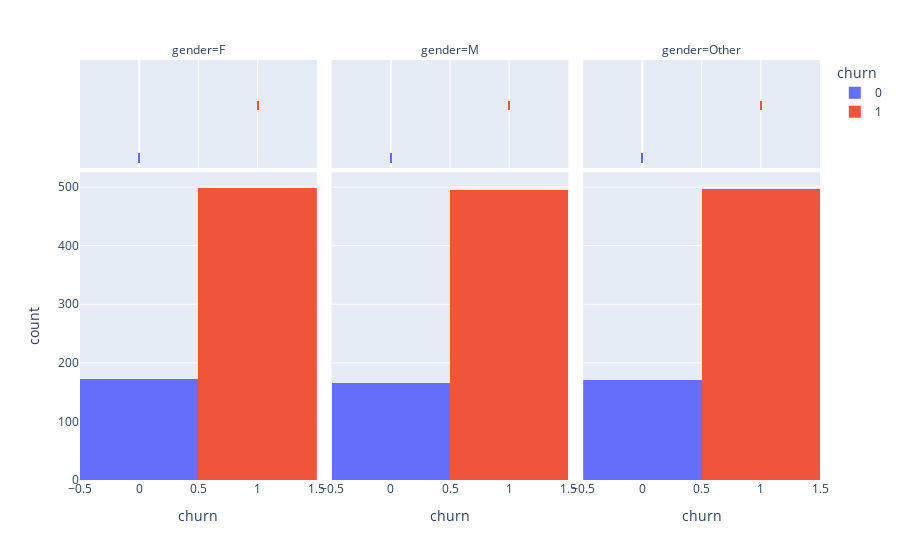

Write notebook code for a chart like this one.
### Code cell
px.histogram(customer,'churn',facet_col='gender', color='churn', marginal='rug')

### Figure 1 — Plotly figure (JSON) as saved in the notebook; plotly's stock layout.template omitted (floating-point values rounded to 4 significant figures; data arrays with more than 128 entries replaced by an {"elided": "..."} marker saying what was removed)
{"data": [{"bingroup": "x", "hovertemplate": "churn=%{x}<br>gender=F<br>count=%{y}<extra></extra>", "legendgroup": "0", "marker": {"color": "#636efa", "pattern": {"shape": ""}}, "name": "0", "orientation": "v", "showlegend": true, "type": "histogram", "x": {"elided": "172 int values"}, "xaxis": "x", "yaxis": "y"}, {"boxpoints": "all", "fillcolor": "rgba(255,255,255,0)", "hoveron": "points", "hovertemplate": "churn=%{x}<br>gender=F<extra></extra>", "jitter": 0, "legendgroup": "0", "line": {"color": "rgba(255,255,255,0)"}, "marker": {"color": "#636efa", "symbol": "line-ns-open"}, "name": "0", "showlegend": false, "type": "box", "x": {"elided": "172 int values"}, "xaxis": "x4", "yaxis": "y4"}, {"bingroup": "x", "hovertemplate": "churn=%{x}<br>gender=M<br>count=%{y}<extra></extra>", "legendgroup": "0", "marker": {"color": "#636efa", "pattern": {"shape": ""}}, "name": "0", "orientation": "v", "showlegend": false, "type": "histogram", "x": {"elided": "166 int values"}, "xaxis": "x2", "yaxis": "y2"}, {"boxpoints": "all", "fillcolor": "rgba(255,255,255,0)", "hoveron": "points", "hovertemplate": "churn=%{x}<br>gender=M<extra></extra>", "jitter": 0, "legendgroup": "0", "line": {"color": "rgba(255,255,255,0)"}, "marker": {"color": "#636efa", "symbol": "line-ns-open"}, "name": "0", "showlegend": false, "type": "box", "x": {"elided": "166 int values"}, "xaxis": "x5", "yaxis": "y5"}, {"bingroup": "x", "hovertemplate": "churn=%{x}<br>gender=Other<br>count=%{y}<extra></extra>", "legendgroup": "0", "marker": {"color": "#636efa", "pattern": {"shape": ""}}, "name": "0", "orientation": "v", "showlegend": false, "type": "histogram", "x": {"elided": "171 int values"}, "xaxis": "x3", "yaxis": "y3"}, {"boxpoints": "all", "fillcolor": "rgba(255,255,255,0)", "hoveron": "points", "hovertemplate": "churn=%{x}<br>gender=Other<extra></extra>", "jitter": 0, "legendgroup": "0", "line": {"color": "rgba(255,255,255,0)"}, "marker": {"color": "#636efa", "symbol": "line-ns-open"}, "name": "0", "showlegend": false, "type": "box", "x": {"elided": "171 int values"}, "xaxis": "x6", "yaxis": "y6"}, {"bingroup": "x", "hovertemplate": "churn=%{x}<br>gender=F<br>count=%{y}<extra></extra>", "legendgroup": "1", "marker": {"color": "#EF553B", "pattern": {"shape": ""}}, "name": "1", "orientation": "v", "showlegend": true, "type": "histogram", "x": {"elided": "499 int values"}, "xaxis": "x", "yaxis": "y"}, {"boxpoints": "all", "fillcolor": "rgba(255,255,255,0)", "hoveron": "points", "hovertemplate": "churn=%{x}<br>gender=F<extra></extra>", "jitter": 0, "legendgroup": "1", "line": {"color": "rgba(255,255,255,0)"}, "marker": {"color": "#EF553B", "symbol": "line-ns-open"}, "name": "1", "showlegend": false, "type": "box", "x": {"elided": "499 int values"}, "xaxis": "x4", "yaxis": "y4"}, {"bingroup": "x", "hovertemplate": "churn=%{x}<br>gender=M<br>count=%{y}<extra></extra>", "legendgroup": "1", "marker": {"color": "#EF553B", "pattern": {"shape": ""}}, "name": "1", "orientation": "v", "showlegend": false, "type": "histogram", "x": {"elided": "495 int values"}, "xaxis": "x2", "yaxis": "y2"}, {"boxpoints": "all", "fillcolor": "rgba(255,255,255,0)", "hoveron": "points", "hovertemplate": "churn=%{x}<br>gender=M<extra></extra>", "jitter": 0, "legendgroup": "1", "line": {"color": "rgba(255,255,255,0)"}, "marker": {"color": "#EF553B", "symbol": "line-ns-open"}, "name": "1", "showlegend": false, "type": "box", "x": {"elided": "495 int values"}, "xaxis": "x5", "yaxis": "y5"}, {"bingroup": "x", "hovertemplate": "churn=%{x}<br>gender=Other<br>count=%{y}<extra></extra>", "legendgroup": "1", "marker": {"color": "#EF553B", "pattern": {"shape": ""}}, "name": "1", "orientation": "v", "showlegend": false, "type": "histogram", "x": {"elided": "497 int values"}, "xaxis": "x3", "yaxis": "y3"}, {"boxpoints": "all", "fillcolor": "rgba(255,255,255,0)", "hoveron": "points", "hovertemplate": "churn=%{x}<br>gender=Other<extra></extra>", "jitter": 0, "legendgroup": "1", "line": {"color": "rgba(255,255,255,0)"}, "marker": {"color": "#EF553B", "symbol": "line-ns-open"}, "name": "1", "showlegend": false, "type": "box", "x": {"elided": "497 int values"}, "xaxis": "x6", "yaxis": "y6"}], "layout": {"annotations": [{"font": {}, "showarrow": false, "text": "gender=F", "x": 0.16, "xanchor": "center", "xref": "paper", "y": 1, "yanchor": "bottom", "yref": "paper"}, {"font": {}, "showarrow": false, "text": "gender=M", "x": 0.5, "xanchor": "center", "xref": "paper", "y": 1, "yanchor": "bottom", "yref": "paper"}, {"font": {}, "showarrow": false, "text": "gender=Other", "x": 0.84, "xanchor": "center", "xref": "paper", "y": 1, "yanchor": "bottom", "yref": "paper"}], "barmode": "relative", "legend": {"title": {"text": "churn"}, "tracegroupgap": 0}, "margin": {"t": 60}, "xaxis": {"anchor": "y", "categoryarray": [0, 1], "categoryorder": "array", "domain": [0, 0.32], "title": {"text": "churn"}}, "xaxis2": {"anchor": "y2", "categoryarray": [0, 1], "categoryorder": "array", "domain": [0.34, 0.66], "matches": "x", "title": {"text": "churn"}}, "xaxis3": {"anchor": "y3", "categoryarray": [0, 1], "categoryorder": "array", "domain": [0.68, 1.0], "matches": "x", "title": {"text": "churn"}}, "xaxis4": {"anchor": "y4", "domain": [0, 0.32], "matches": "x", "showgrid": true, "showticklabels": false}, "xaxis5": {"anchor": "y5", "domain": [0.34, 0.66], "matches": "x", "showgrid": true, "showticklabels": false}, "xaxis6": {"anchor": "y6", "domain": [0.68, 1.0], "matches": "x", "showgrid": true, "showticklabels": false}, "yaxis": {"anchor": "x", "domain": [0, 0.7326], "title": {"text": "count"}}, "yaxis2": {"anchor": "x2", "domain": [0, 0.7326], "matches": "y", "showticklabels": false}, "yaxis3": {"anchor": "x3", "domain": [0, 0.7326], "matches": "y", "showticklabels": false}, "yaxis4": {"anchor": "x4", "domain": [0.7426, 1], "matches": "y4", "showgrid": false, "showline": false, "showticklabels": false, "ticks": ""}, "yaxis5": {"anchor": "x5", "domain": [0.7426, 1], "matches": "y4", "showgrid": false, "showline": false, "showticklabels": false, "ticks": ""}, "yaxis6": {"anchor": "x6", "domain": [0.7426, 1], "matches": "y4", "showgrid": false, "showline": false, "showticklabels": false, "ticks": ""}}}
